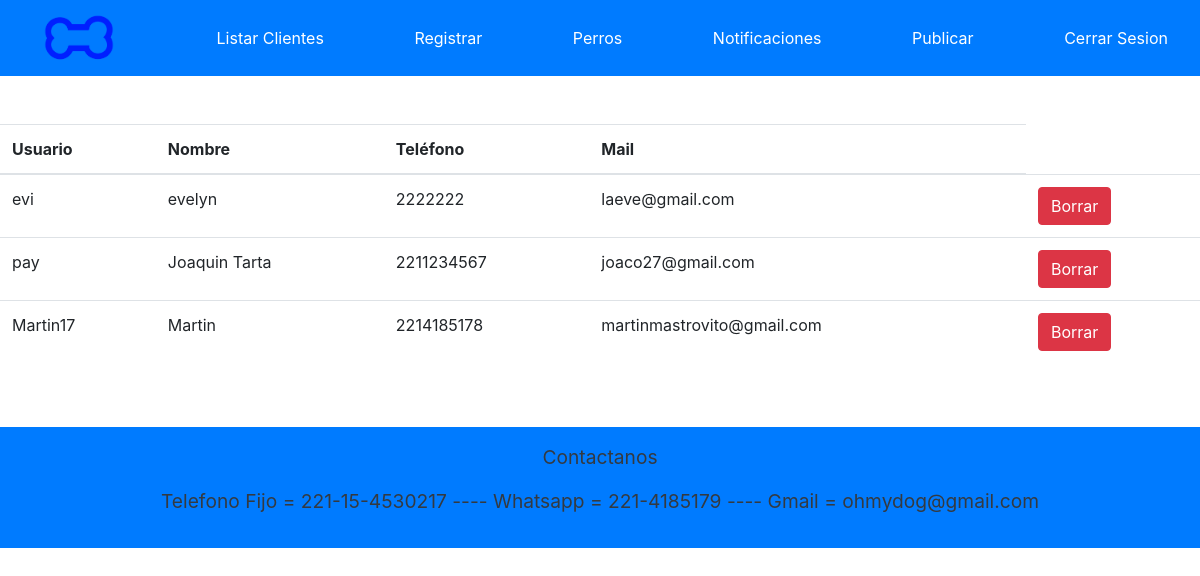
/listarClientes, run on an earlier commit of the app's database.
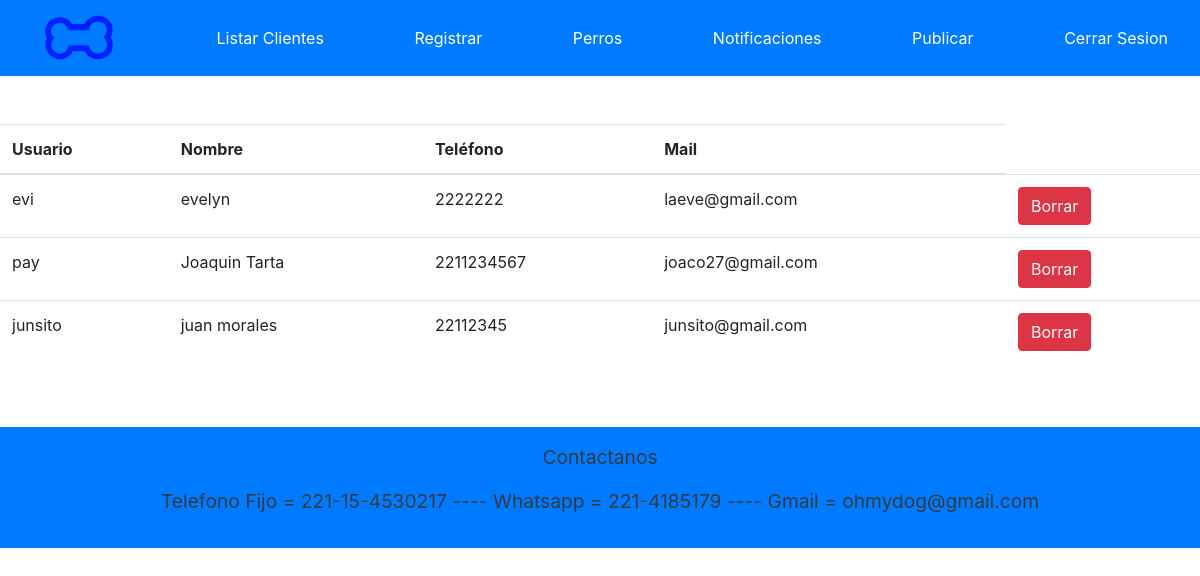
And on a later commit of the database.
### APP/models.py (models this page shows)
class Cliente(models.Model):
    nombreC = models.CharField(max_length=15)
    usuario = models.CharField(max_length=30)
    contra = models.CharField(max_length=30, null=True)
    mail = models.EmailField(max_length=30)
    telefono = models.IntegerField()

### APP/views.py (the view)
# urls.py: path('listarClientes',views.listarClientes,name='listarClientes'),
def listarClientes(request):
    cli = Cliente.objects.all()
    context = {
        'context':cli,
        'usuario':usuario
    }
    return render(request, 'paginas/listarClientes.html', context)

### APP/templates/paginas/listarClientes.html (shortened to what this page needs)
{% extends 'paginas/base.html' %}
{% load static %}
{% block contenido %}
<div class="d-flex justify-content-center flex-column align-items-center">
    {% if context|length == 0 %}
        <p>No hay Clientes Registrados</p>
    {% else %}
    <table class="table">
        <thead>
          <tr>
            <th>Usuario</th>
            <th>Nombre</th>
            <th>Teléfono</th>
            <th>Mail</th>
          </tr>
        </thead>
        <tbody>
          {% for c in context %}
          {% if c.usuario != 'Veterinario' %}
          <tr>
            <td>{{ c.usuario }}</td>
            <td>{{ c.nombreC }}</td>
            <td>{{ c.telefono }}</td>
            <td>{{ c.mail }}</td>
            <td><a href="./borrarCliente/{{c.usuario}}" class="btn btn-danger">Borrar</a></td>
          </tr>
          {% endif %}
          {% endfor %}
        </tbody>
    </table>
    {% endif %}
</div>
{% endblock %}

What changed in the data, as far as the page shows it:
changed Cliente: usuario "Martin17" → "junsito"; nombreC "Martin" → "juan morales"; telefono "2214185178" → "22112345"; mail "martinmastrovito@gmail.com" → "junsito@gmail.com"
